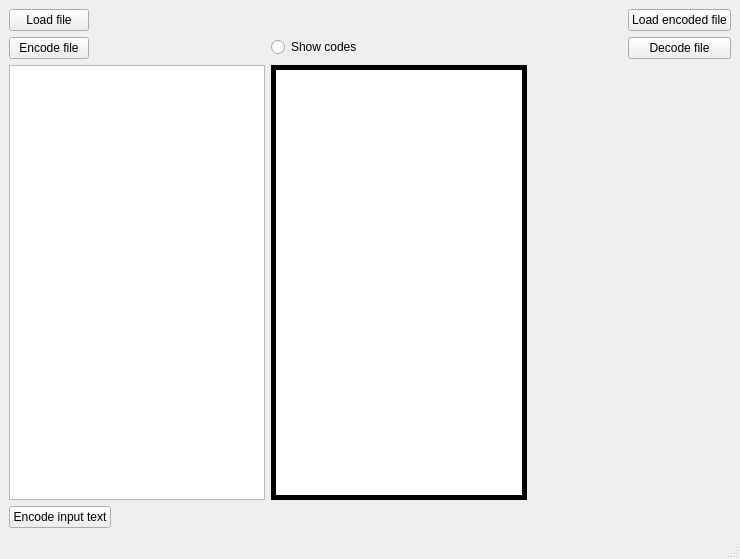
<?xml version="1.0" encoding="UTF-8"?>
<ui version="4.0">
 <class>MainWindow</class>
 <widget class="QMainWindow" name="MainWindow">
  <property name="windowModality">
   <enum>Qt::NonModal</enum>
  </property>
  <property name="geometry">
   <rect>
    <x>0</x>
    <y>0</y>
    <width>740</width>
    <height>559</height>
   </rect>
  </property>
  <property name="windowTitle">
   <string>MainWindow</string>
  </property>
  <property name="windowOpacity">
   <double>1.000000000000000</double>
  </property>
  <property name="autoFillBackground">
   <bool>false</bool>
  </property>
  <widget class="QWidget" name="centralwidget">
   <layout class="QGridLayout" name="gridLayout_4">
    <item row="0" column="1" rowspan="3">
     <layout class="QGridLayout" name="gridLayout">
      <item row="5" column="0">
       <layout class="QFormLayout" name="formLayout">
        <item row="0" column="0">
         <widget class="QPushButton" name="loadFileBtn">
          <property name="sizePolicy">
           <sizepolicy hsizetype="Minimum" vsizetype="Maximum">
            <horstretch>0</horstretch>
            <verstretch>0</verstretch>
           </sizepolicy>
          </property>
          <property name="text">
           <string>Load file</string>
          </property>
         </widget>
        </item>
        <item row="1" column="0">
         <widget class="QPushButton" name="encodeFileBtn">
          <property name="sizePolicy">
           <sizepolicy hsizetype="Minimum" vsizetype="Maximum">
            <horstretch>0</horstretch>
            <verstretch>0</verstretch>
           </sizepolicy>
          </property>
          <property name="text">
           <string>Encode file</string>
          </property>
         </widget>
        </item>
        <item row="1" column="1">
         <widget class="QRadioButton" name="showCodesRadio">
          <property name="text">
           <string>Show codes</string>
          </property>
         </widget>
        </item>
        <item row="2" column="0">
         <widget class="QPlainTextEdit" name="plainTextEdit">
          <property name="sizePolicy">
           <sizepolicy hsizetype="MinimumExpanding" vsizetype="MinimumExpanding">
            <horstretch>0</horstretch>
            <verstretch>0</verstretch>
           </sizepolicy>
          </property>
         </widget>
        </item>
        <item row="3" column="0">
         <widget class="QPushButton" name="encodeInputBtn">
          <property name="text">
           <string>Encode input text</string>
          </property>
         </widget>
        </item>
        <item row="2" column="1">
         <widget class="QPlainTextEdit" name="codeScreen">
          <property name="frameShape">
           <enum>QFrame::Box</enum>
          </property>
          <property name="frameShadow">
           <enum>QFrame::Plain</enum>
          </property>
          <property name="lineWidth">
           <number>5</number>
          </property>
          <property name="midLineWidth">
           <number>0</number>
          </property>
          <property name="undoRedoEnabled">
           <bool>false</bool>
          </property>
          <property name="textInteractionFlags">
           <set>Qt::NoTextInteraction</set>
          </property>
         </widget>
        </item>
       </layout>
      </item>
     </layout>
    </item>
    <item row="0" column="3">
     <widget class="QPushButton" name="loadEncodedFileBtn">
      <property name="sizePolicy">
       <sizepolicy hsizetype="Maximum" vsizetype="Fixed">
        <horstretch>0</horstretch>
        <verstretch>0</verstretch>
       </sizepolicy>
      </property>
      <property name="text">
       <string>Load encoded file</string>
      </property>
     </widget>
    </item>
    <item row="1" column="3">
     <widget class="QPushButton" name="decodeFileBtn">
      <property name="sizePolicy">
       <sizepolicy hsizetype="Preferred" vsizetype="Fixed">
        <horstretch>0</horstretch>
        <verstretch>0</verstretch>
       </sizepolicy>
      </property>
      <property name="text">
       <string>Decode file</string>
      </property>
     </widget>
    </item>
    <item row="2" column="2">
     <spacer name="horizontalSpacer_2">
      <property name="orientation">
       <enum>Qt::Horizontal</enum>
      </property>
      <property name="sizeHint" stdset="0">
       <size>
        <width>71</width>
        <height>445</height>
       </size>
      </property>
     </spacer>
    </item>
   </layout>
  </widget>
  <widget class="QMenuBar" name="menubar">
   <property name="geometry">
    <rect>
     <x>0</x>
     <y>0</y>
     <width>740</width>
     <height>20</height>
    </rect>
   </property>
  </widget>
  <widget class="QStatusBar" name="statusbar"/>
 </widget>
 <resources/>
 <connections/>
</ui>
